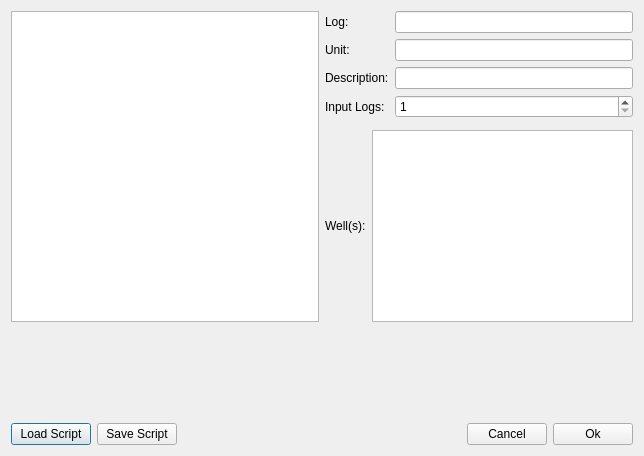
<?xml version="1.0" encoding="UTF-8"?>
<ui version="4.0">
 <class>LogScriptDialog</class>
 <widget class="QDialog" name="LogScriptDialog">
  <property name="geometry">
   <rect>
    <x>0</x>
    <y>0</y>
    <width>644</width>
    <height>456</height>
   </rect>
  </property>
  <property name="windowTitle">
   <string>Run Grid Script</string>
  </property>
  <layout class="QVBoxLayout" name="verticalLayout_2">
   <item>
    <layout class="QHBoxLayout" name="horizontalLayout_3">
     <item>
      <widget class="QPlainTextEdit" name="teScript">
       <property name="minimumSize">
        <size>
         <width>300</width>
         <height>0</height>
        </size>
       </property>
      </widget>
     </item>
     <item>
      <layout class="QVBoxLayout" name="verticalLayout">
       <item>
        <layout class="QGridLayout" name="gridLayout">
         <item row="2" column="0">
          <widget class="QLabel" name="label_4">
           <property name="text">
            <string>Unit:</string>
           </property>
          </widget>
         </item>
         <item row="1" column="0">
          <widget class="QLabel" name="label">
           <property name="text">
            <string>Log:</string>
           </property>
          </widget>
         </item>
         <item row="1" column="1">
          <widget class="QLineEdit" name="leLog"/>
         </item>
         <item row="4" column="0">
          <widget class="QLabel" name="label_2">
           <property name="text">
            <string>Input Logs:</string>
           </property>
          </widget>
         </item>
         <item row="4" column="1">
          <widget class="QSpinBox" name="sbInputLogs">
           <property name="minimum">
            <number>1</number>
           </property>
           <property name="maximum">
            <number>10</number>
           </property>
          </widget>
         </item>
         <item row="3" column="0">
          <widget class="QLabel" name="label_5">
           <property name="text">
            <string>Description:</string>
           </property>
          </widget>
         </item>
         <item row="2" column="1">
          <widget class="QLineEdit" name="leUnit"/>
         </item>
         <item row="3" column="1">
          <widget class="QLineEdit" name="leDescr"/>
         </item>
        </layout>
       </item>
       <item>
        <widget class="QWidget" name="wdInputLogs" native="true">
         <property name="sizePolicy">
          <sizepolicy hsizetype="Preferred" vsizetype="Minimum">
           <horstretch>0</horstretch>
           <verstretch>0</verstretch>
          </sizepolicy>
         </property>
        </widget>
       </item>
       <item>
        <layout class="QHBoxLayout" name="horizontalLayout_2">
         <item>
          <widget class="QLabel" name="label_3">
           <property name="text">
            <string>Well(s):</string>
           </property>
          </widget>
         </item>
         <item>
          <widget class="QListWidget" name="lwWells">
           <property name="selectionMode">
            <enum>QAbstractItemView::ExtendedSelection</enum>
           </property>
          </widget>
         </item>
        </layout>
       </item>
      </layout>
     </item>
    </layout>
   </item>
   <item>
    <spacer name="verticalSpacer">
     <property name="orientation">
      <enum>Qt::Vertical</enum>
     </property>
     <property name="sizeHint" stdset="0">
      <size>
       <width>20</width>
       <height>40</height>
      </size>
     </property>
    </spacer>
   </item>
   <item>
    <layout class="QHBoxLayout" name="horizontalLayout">
     <item>
      <widget class="QPushButton" name="pbLoad">
       <property name="text">
        <string>Load Script</string>
       </property>
      </widget>
     </item>
     <item>
      <widget class="QPushButton" name="pbSave">
       <property name="text">
        <string>Save Script</string>
       </property>
      </widget>
     </item>
     <item>
      <spacer name="horizontalSpacer">
       <property name="orientation">
        <enum>Qt::Horizontal</enum>
       </property>
       <property name="sizeHint" stdset="0">
        <size>
         <width>40</width>
         <height>20</height>
        </size>
       </property>
      </spacer>
     </item>
     <item>
      <widget class="QPushButton" name="pbCancel">
       <property name="text">
        <string>Cancel</string>
       </property>
      </widget>
     </item>
     <item>
      <widget class="QPushButton" name="pbOK">
       <property name="text">
        <string>Ok</string>
       </property>
      </widget>
     </item>
    </layout>
   </item>
  </layout>
 </widget>
 <resources/>
 <connections>
  <connection>
   <sender>pbCancel</sender>
   <signal>clicked()</signal>
   <receiver>LogScriptDialog</receiver>
   <slot>reject()</slot>
   <hints>
    <hint type="sourcelabel">
     <x>436</x>
     <y>223</y>
    </hint>
    <hint type="destinationlabel">
     <x>289</x>
     <y>124</y>
    </hint>
   </hints>
  </connection>
  <connection>
   <sender>pbOK</sender>
   <signal>clicked()</signal>
   <receiver>LogScriptDialog</receiver>
   <slot>accept()</slot>
   <hints>
    <hint type="sourcelabel">
     <x>527</x>
     <y>223</y>
    </hint>
    <hint type="destinationlabel">
     <x>289</x>
     <y>124</y>
    </hint>
   </hints>
  </connection>
 </connections>
</ui>
